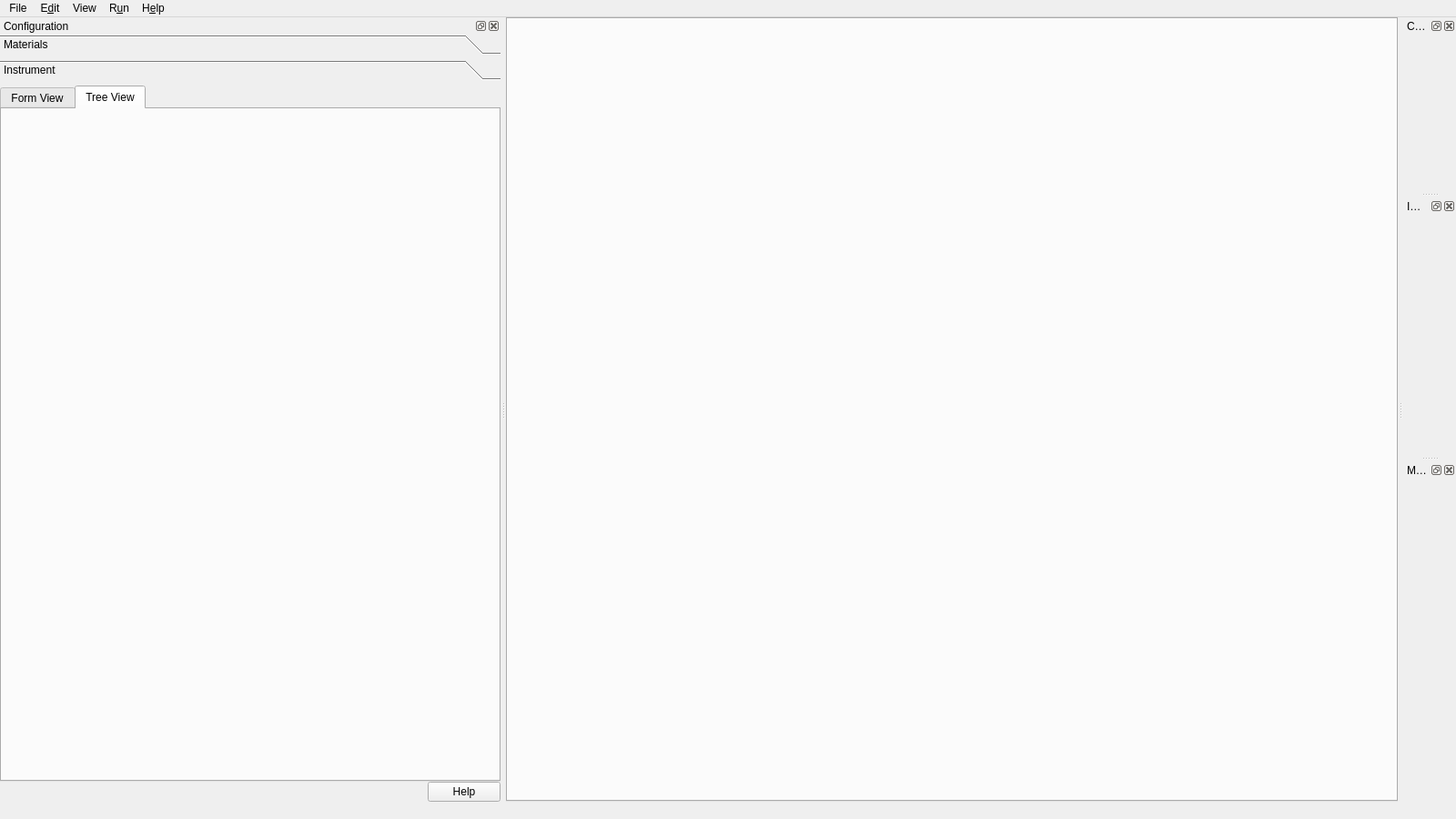
<?xml version="1.0" encoding="UTF-8"?>
<ui version="4.0">
 <class>main_window</class>
 <widget class="QMainWindow" name="main_window">
  <property name="geometry">
   <rect>
    <x>0</x>
    <y>0</y>
    <width>1600</width>
    <height>900</height>
   </rect>
  </property>
  <property name="windowTitle">
   <string>HEXRD</string>
  </property>
  <widget class="QWidget" name="central_widget">
   <layout class="QVBoxLayout" name="central_widget_layout">
    <property name="spacing">
     <number>0</number>
    </property>
    <property name="leftMargin">
     <number>0</number>
    </property>
    <property name="topMargin">
     <number>0</number>
    </property>
    <property name="rightMargin">
     <number>0</number>
    </property>
    <property name="bottomMargin">
     <number>0</number>
    </property>
    <item>
     <widget class="ImageTabWidget" name="image_tab_widget"/>
    </item>
   </layout>
  </widget>
  <widget class="QMenuBar" name="menu_bar">
   <property name="geometry">
    <rect>
     <x>0</x>
     <y>0</y>
     <width>1600</width>
     <height>20</height>
    </rect>
   </property>
   <widget class="QMenu" name="menu_file">
    <property name="title">
     <string>File</string>
    </property>
    <property name="toolTipsVisible">
     <bool>true</bool>
    </property>
    <widget class="QMenu" name="menu_open">
     <property name="title">
      <string>&amp;Open</string>
     </property>
     <property name="toolTipsVisible">
      <bool>true</bool>
     </property>
     <widget class="QMenu" name="menu_instrument">
      <property name="title">
       <string>Instrument</string>
      </property>
      <addaction name="action_open_instrument_file"/>
      <addaction name="action_open_preconfigured_instrument_file"/>
     </widget>
     <addaction name="action_open_images"/>
     <addaction name="action_open_state"/>
     <addaction name="menu_instrument"/>
     <addaction name="action_open_materials"/>
     <addaction name="separator"/>
     <addaction name="action_open_grain_fitting_results"/>
    </widget>
    <widget class="QMenu" name="menu_save">
     <property name="title">
      <string>&amp;Save</string>
     </property>
     <property name="toolTipsVisible">
      <bool>true</bool>
     </property>
     <widget class="QMenu" name="menu_save_config">
      <property name="title">
       <string>&amp;Instrument</string>
      </property>
      <property name="toolTipsVisible">
       <bool>true</bool>
      </property>
      <addaction name="action_save_config_hexrd"/>
      <addaction name="action_save_config_yaml"/>
     </widget>
     <addaction name="action_save_imageseries"/>
     <addaction name="action_save_state"/>
     <addaction name="menu_save_config"/>
     <addaction name="action_save_materials"/>
    </widget>
    <widget class="QMenu" name="menu_export">
     <property name="title">
      <string>Export</string>
     </property>
     <property name="toolTipsVisible">
      <bool>true</bool>
     </property>
     <addaction name="action_export_current_plot"/>
     <addaction name="action_export_to_maud"/>
    </widget>
    <widget class="QMenu" name="menu_import">
     <property name="title">
      <string>Import</string>
     </property>
     <property name="toolTipsVisible">
      <bool>true</bool>
     </property>
     <addaction name="action_hedm_import_tool"/>
     <addaction name="action_image_stack"/>
     <addaction name="action_llnl_import_tool"/>
    </widget>
    <widget class="QMenu" name="menu_open_recent">
     <property name="title">
      <string>Open Recent</string>
     </property>
    </widget>
    <addaction name="menu_open"/>
    <addaction name="menu_open_recent"/>
    <addaction name="menu_save"/>
    <addaction name="menu_import"/>
    <addaction name="menu_export"/>
    <addaction name="separator"/>
    <addaction name="actionQuit"/>
   </widget>
   <widget class="QMenu" name="menu_view">
    <property name="title">
     <string>View</string>
    </property>
    <property name="toolTipsVisible">
     <bool>true</bool>
    </property>
    <widget class="QMenu" name="view_dock_widgets">
     <property name="title">
      <string>Dock Widgets</string>
     </property>
    </widget>
    <widget class="QMenu" name="colormaps_menu">
     <property name="title">
      <string>Colormaps</string>
     </property>
     <property name="toolTipsVisible">
      <bool>true</bool>
     </property>
     <addaction name="action_show_all_colormaps"/>
     <addaction name="action_edit_defaults"/>
    </widget>
    <addaction name="view_dock_widgets"/>
    <addaction name="action_show_toolbar"/>
    <addaction name="action_show_live_updates"/>
    <addaction name="action_show_detector_borders"/>
    <addaction name="action_show_beam_marker"/>
    <addaction name="action_view_indexing_config"/>
    <addaction name="action_view_fit_grains_config"/>
    <addaction name="action_view_overlay_picks"/>
    <addaction name="colormaps_menu"/>
   </widget>
   <widget class="QMenu" name="menu_edit">
    <property name="title">
     <string>E&amp;dit</string>
    </property>
    <property name="toolTipsVisible">
     <bool>true</bool>
    </property>
    <widget class="QMenu" name="menu_masks">
     <property name="title">
      <string>Masks</string>
     </property>
     <property name="toolTipsVisible">
      <bool>true</bool>
     </property>
     <widget class="QMenu" name="menu_draw_mask">
      <property name="title">
       <string>Draw</string>
      </property>
      <property name="toolTipsVisible">
       <bool>true</bool>
      </property>
      <addaction name="action_edit_apply_region_mask"/>
      <addaction name="action_edit_apply_hand_drawn_mask"/>
     </widget>
     <widget class="QMenu" name="menu_apply_mask">
      <property name="title">
       <string>Apply</string>
      </property>
      <property name="toolTipsVisible">
       <bool>true</bool>
      </property>
      <addaction name="action_edit_apply_powder_mask_to_polar"/>
      <addaction name="action_edit_apply_laue_mask_to_polar"/>
      <addaction name="action_edit_apply_pinhole_mask"/>
      <addaction name="action_edit_apply_threshold"/>
     </widget>
     <addaction name="action_open_mask_manager"/>
     <addaction name="menu_draw_mask"/>
     <addaction name="menu_apply_mask"/>
    </widget>
    <widget class="QMenu" name="menu_intensity_corrections">
     <property name="title">
      <string>Intensity Corrections</string>
     </property>
     <property name="toolTipsVisible">
      <bool>true</bool>
     </property>
     <addaction name="action_apply_pixel_solid_angle_correction"/>
     <addaction name="action_apply_lorentz_correction"/>
     <addaction name="action_apply_polarization_correction"/>
     <addaction name="action_apply_absorption_correction"/>
     <addaction name="action_subtract_minimum"/>
    </widget>
    <widget class="QMenu" name="menu_physics_package">
     <property name="title">
      <string>Physics Package</string>
     </property>
     <addaction name="action_apply_physics_package"/>
     <addaction name="action_edit_physics_package"/>
    </widget>
    <addaction name="menu_intensity_corrections"/>
    <addaction name="action_edit_euler_angle_convention"/>
    <addaction name="action_edit_reset_instrument_config"/>
    <addaction name="menu_masks"/>
    <addaction name="action_transform_detectors"/>
    <addaction name="action_edit_refinements"/>
    <addaction name="action_image_calculator"/>
    <addaction name="action_edit_config"/>
    <addaction name="menu_physics_package"/>
   </widget>
   <widget class="QMenu" name="menu_run">
    <property name="title">
     <string>R&amp;un</string>
    </property>
    <property name="toolTipsVisible">
     <bool>true</bool>
    </property>
    <widget class="QMenu" name="menu_hedm">
     <property name="title">
      <string>HEDM</string>
     </property>
     <property name="toolTipsVisible">
      <bool>true</bool>
     </property>
     <addaction name="action_run_indexing"/>
     <addaction name="action_rerun_clustering"/>
     <addaction name="action_run_fit_grains"/>
    </widget>
    <widget class="QMenu" name="menu_calibration">
     <property name="title">
      <string>Calibration</string>
     </property>
     <property name="toolTipsVisible">
      <bool>true</bool>
     </property>
     <addaction name="action_run_fast_powder_calibration"/>
     <addaction name="action_run_laue_and_powder_calibration"/>
     <addaction name="action_run_structureless_calibration"/>
     <addaction name="action_run_hedm_calibration"/>
    </widget>
    <addaction name="menu_calibration"/>
    <addaction name="action_run_wppf"/>
    <addaction name="separator"/>
    <addaction name="menu_hedm"/>
   </widget>
   <widget class="QMenu" name="menuHelp">
    <property name="title">
     <string>H&amp;elp</string>
    </property>
    <property name="toolTipsVisible">
     <bool>true</bool>
    </property>
    <addaction name="action_documentation"/>
    <addaction name="action_about"/>
   </widget>
   <addaction name="menu_file"/>
   <addaction name="menu_edit"/>
   <addaction name="menu_view"/>
   <addaction name="menu_run"/>
   <addaction name="menuHelp"/>
  </widget>
  <widget class="QStatusBar" name="status_bar">
   <property name="sizeGripEnabled">
    <bool>false</bool>
   </property>
  </widget>
  <widget class="QDockWidget" name="config_dock_widget">
   <property name="sizePolicy">
    <sizepolicy hsizetype="Preferred" vsizetype="Preferred">
     <horstretch>0</horstretch>
     <verstretch>0</verstretch>
    </sizepolicy>
   </property>
   <property name="minimumSize">
    <size>
     <width>550</width>
     <height>312</height>
    </size>
   </property>
   <property name="windowTitle">
    <string>Configuration</string>
   </property>
   <attribute name="dockWidgetArea">
    <number>1</number>
   </attribute>
   <widget class="QWidget" name="config_dock_widgets">
    <property name="minimumSize">
     <size>
      <width>150</width>
      <height>0</height>
     </size>
    </property>
    <layout class="QVBoxLayout" name="verticalLayout">
     <property name="spacing">
      <number>0</number>
     </property>
     <property name="leftMargin">
      <number>0</number>
     </property>
     <property name="topMargin">
      <number>0</number>
     </property>
     <property name="rightMargin">
      <number>0</number>
     </property>
     <property name="bottomMargin">
      <number>0</number>
     </property>
     <item>
      <widget class="QToolBox" name="config_tool_box">
       <property name="currentIndex">
        <number>1</number>
       </property>
       <widget class="QWidget" name="materials_page">
        <property name="geometry">
         <rect>
          <x>0</x>
          <y>0</y>
          <width>550</width>
          <height>783</height>
         </rect>
        </property>
        <attribute name="label">
         <string>Materials</string>
        </attribute>
       </widget>
       <widget class="QWidget" name="instrument_calibration_page">
        <property name="geometry">
         <rect>
          <x>0</x>
          <y>0</y>
          <width>550</width>
          <height>783</height>
         </rect>
        </property>
        <attribute name="label">
         <string>Instrument</string>
        </attribute>
        <layout class="QVBoxLayout" name="verticalLayout_2">
         <property name="spacing">
          <number>0</number>
         </property>
         <property name="leftMargin">
          <number>0</number>
         </property>
         <property name="topMargin">
          <number>0</number>
         </property>
         <property name="rightMargin">
          <number>0</number>
         </property>
         <property name="bottomMargin">
          <number>0</number>
         </property>
         <item>
          <widget class="QTabWidget" name="calibration_tab_widget">
           <property name="currentIndex">
            <number>1</number>
           </property>
           <widget class="QWidget" name="form_view">
            <attribute name="title">
             <string>Form View</string>
            </attribute>
           </widget>
           <widget class="QWidget" name="tree_view">
            <attribute name="title">
             <string>Tree View</string>
            </attribute>
           </widget>
          </widget>
         </item>
         <item>
          <widget class="QDialogButtonBox" name="config_button_box">
           <property name="standardButtons">
            <set>QDialogButtonBox::Help</set>
           </property>
          </widget>
         </item>
        </layout>
       </widget>
      </widget>
     </item>
    </layout>
   </widget>
  </widget>
  <widget class="QDockWidget" name="color_map_dock_widget">
   <property name="windowTitle">
    <string>Color Map</string>
   </property>
   <attribute name="dockWidgetArea">
    <number>2</number>
   </attribute>
   <widget class="QWidget" name="color_map_dock_widgets">
    <layout class="QHBoxLayout" name="horizontalLayout">
     <property name="spacing">
      <number>0</number>
     </property>
     <property name="leftMargin">
      <number>0</number>
     </property>
     <property name="topMargin">
      <number>0</number>
     </property>
     <property name="rightMargin">
      <number>0</number>
     </property>
     <property name="bottomMargin">
      <number>0</number>
     </property>
    </layout>
   </widget>
  </widget>
  <widget class="QDockWidget" name="image_mode_dock_widget">
   <property name="windowTitle">
    <string>Image Mode</string>
   </property>
   <attribute name="dockWidgetArea">
    <number>2</number>
   </attribute>
   <widget class="QWidget" name="image_mode_dock_widgets">
    <layout class="QHBoxLayout" name="horizontalLayout_2">
     <property name="spacing">
      <number>0</number>
     </property>
     <property name="leftMargin">
      <number>0</number>
     </property>
     <property name="rightMargin">
      <number>0</number>
     </property>
     <property name="bottomMargin">
      <number>0</number>
     </property>
    </layout>
   </widget>
  </widget>
  <widget class="QDockWidget" name="messages_dock_widget">
   <property name="windowTitle">
    <string>Messages</string>
   </property>
   <attribute name="dockWidgetArea">
    <number>2</number>
   </attribute>
   <widget class="QWidget" name="messages_dock_widget_contents">
    <layout class="QVBoxLayout" name="verticalLayout_3"/>
   </widget>
  </widget>
  <action name="action_tabbed_view">
   <property name="checkable">
    <bool>true</bool>
   </property>
   <property name="text">
    <string>&amp;Tab Images</string>
   </property>
   <property name="toolTip">
    <string>View images in tabs</string>
   </property>
  </action>
  <action name="action_open_images">
   <property name="text">
    <string>&amp;Images</string>
   </property>
  </action>
  <action name="action_open_config">
   <property name="text">
    <string>Configuration</string>
   </property>
  </action>
  <action name="action_save_imageseries">
   <property name="text">
    <string>&amp;Images</string>
   </property>
  </action>
  <action name="action_open_materials">
   <property name="text">
    <string>&amp;Materials</string>
   </property>
  </action>
  <action name="action_show_toolbar">
   <property name="checkable">
    <bool>true</bool>
   </property>
   <property name="checked">
    <bool>true</bool>
   </property>
   <property name="text">
    <string>&amp;Show Toolbar</string>
   </property>
  </action>
  <action name="actionShow_Live_Updates">
   <property name="checkable">
    <bool>true</bool>
   </property>
   <property name="text">
    <string>Show Live Updates</string>
   </property>
  </action>
  <action name="action_show_live_updates">
   <property name="checkable">
    <bool>true</bool>
   </property>
   <property name="checked">
    <bool>true</bool>
   </property>
   <property name="text">
    <string>Show &amp;Live Updates</string>
   </property>
  </action>
  <action name="action_show_saturation_percentages">
   <property name="checkable">
    <bool>true</bool>
   </property>
   <property name="text">
    <string>Show Saturation &amp;Percentages</string>
   </property>
   <property name="toolTip">
    <string>&lt;html&gt;&lt;head/&gt;&lt;body&gt;&lt;p&gt;Show the saturation percentages of the images when in &amp;quot;Image View&amp;quot; mode. The saturation percentages will appear as white text in the bottom left corners of the images.&lt;/p&gt;&lt;/body&gt;&lt;/html&gt;</string>
   </property>
  </action>
  <action name="action_save_materials">
   <property name="text">
    <string>&amp;Materials</string>
   </property>
  </action>
  <action name="action_run_laue_and_powder_calibration">
   <property name="enabled">
    <bool>false</bool>
   </property>
   <property name="text">
    <string>Composite (Laue and Powder)</string>
   </property>
  </action>
  <action name="action_run_fast_powder_calibration">
   <property name="text">
    <string>Fast Powder</string>
   </property>
  </action>
  <action name="action_edit_euler_angle_convention">
   <property name="text">
    <string>Euler Angle &amp;Convention</string>
   </property>
  </action>
  <action name="actionQuit">
   <property name="text">
    <string>Exit</string>
   </property>
   <property name="shortcut">
    <string>Ctrl+Q</string>
   </property>
  </action>
  <action name="action_edit_calibration_crystal">
   <property name="text">
    <string>Calibration Crystal</string>
   </property>
  </action>
  <action name="action_show_detector_borders">
   <property name="checkable">
    <bool>true</bool>
   </property>
   <property name="checked">
    <bool>true</bool>
   </property>
   <property name="text">
    <string>Show Detector Borders</string>
   </property>
  </action>
  <action name="action_export_current_plot">
   <property name="enabled">
    <bool>false</bool>
   </property>
   <property name="text">
    <string>Current View</string>
   </property>
  </action>
  <action name="action_export_to_maud">
   <property name="enabled">
    <bool>false</bool>
   </property>
   <property name="text">
    <string>To Maud</string>
   </property>
   <property name="toolTip">
    <string>Export to Maud ESG format. Only available in the polar view.</string>
   </property>
  </action>
  <action name="action_edit_reset_instrument_config">
   <property name="text">
    <string>Reset Instrument Config</string>
   </property>
  </action>
  <action name="action_transform_detectors">
   <property name="enabled">
    <bool>false</bool>
   </property>
   <property name="text">
    <string>Transform Detectors</string>
   </property>
  </action>
  <action name="action_run_indexing">
   <property name="enabled">
    <bool>false</bool>
   </property>
   <property name="text">
    <string>Indexing</string>
   </property>
  </action>
  <action name="action_edit_apply_hand_drawn_mask">
   <property name="checkable">
    <bool>false</bool>
   </property>
   <property name="enabled">
    <bool>true</bool>
   </property>
   <property name="text">
    <string>Polygon</string>
   </property>
  </action>
  <action name="action_edit_apply_laue_mask_to_polar">
   <property name="enabled">
    <bool>false</bool>
   </property>
   <property name="text">
    <string>Laue</string>
   </property>
  </action>
  <action name="action_save_config_yaml">
   <property name="text">
    <string>YAML</string>
   </property>
  </action>
  <action name="action_open_manager">
   <property name="text">
    <string>Mask Management</string>
   </property>
  </action>
  <action name="action_open_mask_manager">
   <property name="text">
    <string>Manage Masks</string>
   </property>
  </action>
  <action name="action_edit_apply_region_mask">
   <property name="text">
    <string>Ellipse/Rectangle</string>
   </property>
  </action>
  <action name="action_run_wppf">
   <property name="enabled">
    <bool>false</bool>
   </property>
   <property name="text">
    <string>WPPF</string>
   </property>
  </action>
  <action name="action_open_grain_fitting_results">
   <property name="text">
    <string>Grain Fitting Results</string>
   </property>
  </action>
  <action name="action_view_indexing_config">
   <property name="text">
    <string>Indexing Config</string>
   </property>
  </action>
  <action name="action_view_fit_grains_config">
   <property name="text">
    <string>Fit Grains Config</string>
   </property>
  </action>
  <action name="action_run_fit_grains">
   <property name="enabled">
    <bool>false</bool>
   </property>
   <property name="text">
    <string>Fit Grains</string>
   </property>
  </action>
  <action name="action_save_config_hexrd">
   <property name="text">
    <string>HEXRD</string>
   </property>
  </action>
  <action name="action_edit_refinements">
   <property name="text">
    <string>Refinements</string>
   </property>
  </action>
  <action name="action_apply_pixel_solid_angle_correction">
   <property name="checkable">
    <bool>true</bool>
   </property>
   <property name="text">
    <string>Apply Pixel Solid Angle Correction</string>
   </property>
  </action>
  <action name="action_apply_polarization_correction">
   <property name="checkable">
    <bool>true</bool>
   </property>
   <property name="text">
    <string>Apply Polarization Correction</string>
   </property>
  </action>
  <action name="action_apply_lorentz_correction">
   <property name="checkable">
    <bool>true</bool>
   </property>
   <property name="text">
    <string>Apply Lorentz Correction</string>
   </property>
  </action>
  <action name="action_subtract_minimum">
   <property name="checkable">
    <bool>true</bool>
   </property>
   <property name="text">
    <string>Subtract Minimum</string>
   </property>
  </action>
  <action name="action_apply_absorption_correction">
   <property name="checkable">
    <bool>true</bool>
   </property>
   <property name="text">
    <string>Apply Absorption Correction</string>
   </property>
  </action>
  <action name="action_rerun_clustering">
   <property name="enabled">
    <bool>false</bool>
   </property>
   <property name="text">
    <string>Re-run Clustering</string>
   </property>
  </action>
  <action name="action_edit_apply_powder_mask_to_polar">
   <property name="enabled">
    <bool>false</bool>
   </property>
   <property name="text">
    <string>Powder</string>
   </property>
  </action>
  <action name="action_save_state">
   <property name="text">
    <string>State</string>
   </property>
  </action>
  <action name="action_open_state">
   <property name="text">
    <string>State</string>
   </property>
  </action>
  <action name="action_llnl_import_tool">
   <property name="text">
    <string>LLNL Import Tool</string>
   </property>
  </action>
  <action name="action_hedm_import_tool">
   <property name="text">
    <string>Simple Image Series</string>
   </property>
  </action>
  <action name="action_image_stack">
   <property name="text">
    <string>Image Stack</string>
   </property>
  </action>
  <action name="action_run_hedm_calibration">
   <property name="text">
    <string>Rotation Series (ff-HEDM)</string>
   </property>
  </action>
  <action name="action_view_overlay_picks">
   <property name="text">
    <string>Overlay Picks</string>
   </property>
  </action>
  <action name="action_show_beam_marker">
   <property name="checkable">
    <bool>true</bool>
   </property>
   <property name="checked">
    <bool>true</bool>
   </property>
   <property name="text">
    <string>Show Beam Marker</string>
   </property>
   <property name="toolTip">
    <string>Draw a marker where the beam intersects with any detectors</string>
   </property>
  </action>
  <action name="action_image_calculator">
   <property name="enabled">
    <bool>false</bool>
   </property>
   <property name="text">
    <string>Image Calculator</string>
   </property>
  </action>
  <action name="action_about">
   <property name="text">
    <string>About</string>
   </property>
  </action>
  <action name="action_documentation">
   <property name="text">
    <string>Documentation</string>
   </property>
  </action>
  <action name="action_about_2">
   <property name="text">
    <string>About</string>
   </property>
  </action>
  <action name="action_edit_apply_pinhole_mask">
   <property name="text">
    <string>Pinhole</string>
   </property>
  </action>
  <action name="action_show_all_colormaps">
   <property name="checkable">
    <bool>true</bool>
   </property>
   <property name="checked">
    <bool>false</bool>
   </property>
   <property name="text">
    <string>Show all colormaps</string>
   </property>
  </action>
  <action name="action_edit_defaults">
   <property name="text">
    <string>Edit defaults</string>
   </property>
  </action>
  <action name="action_run_structureless_calibration">
   <property name="text">
    <string>Structureless</string>
   </property>
  </action>
  <action name="action_edit_apply_threshold">
   <property name="text">
    <string>Threshold</string>
   </property>
  </action>
  <action name="action_edit_config">
   <property name="text">
    <string>Configuration</string>
   </property>
  </action>
  <action name="action_open_instrument_file">
   <property name="text">
    <string>File</string>
   </property>
  </action>
  <action name="action_open_preconfigured_instrument_file">
   <property name="text">
    <string>Preconfigured</string>
   </property>
  </action>
  <action name="action_apply_physics_package">
   <property name="checkable">
    <bool>true</bool>
   </property>
   <property name="text">
    <string>Apply Physics Package</string>
   </property>
  </action>
  <action name="action_edit_physics_package">
   <property name="enabled">
    <bool>false</bool>
   </property>
   <property name="text">
    <string>Edit Physics Package</string>
   </property>
  </action>
 </widget>
 <customwidgets>
  <customwidget>
   <class>ImageTabWidget</class>
   <extends>QTabWidget</extends>
   <header>image_tab_widget.py</header>
   <container>1</container>
   <slots>
    <slot>open_files()</slot>
    <slot>set_tabbed_view(bool)</slot>
    <slot>show_nav_toolbar(bool)</slot>
    <slot>show_toolbar(bool)</slot>
   </slots>
  </customwidget>
 </customwidgets>
 <resources/>
 <connections>
  <connection>
   <sender>action_show_toolbar</sender>
   <signal>toggled(bool)</signal>
   <receiver>image_tab_widget</receiver>
   <slot>show_toolbar(bool)</slot>
   <hints>
    <hint type="sourcelabel">
     <x>-1</x>
     <y>-1</y>
    </hint>
    <hint type="destinationlabel">
     <x>1075</x>
     <y>460</y>
    </hint>
   </hints>
  </connection>
  <connection>
   <sender>actionQuit</sender>
   <signal>triggered()</signal>
   <receiver>main_window</receiver>
   <slot>close()</slot>
   <hints>
    <hint type="sourcelabel">
     <x>-1</x>
     <y>-1</y>
    </hint>
    <hint type="destinationlabel">
     <x>799</x>
     <y>449</y>
    </hint>
   </hints>
  </connection>
 </connections>
</ui>
